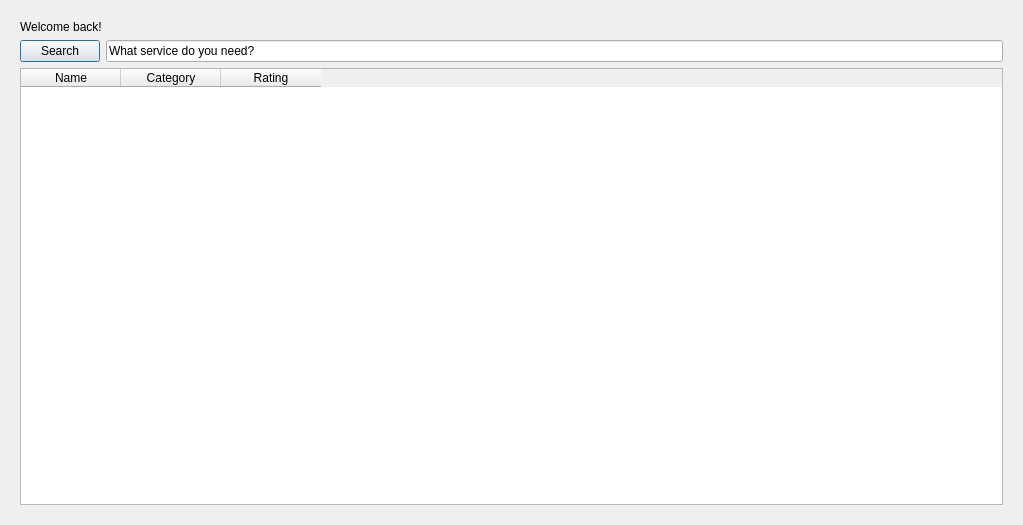
<?xml version="1.0" encoding="UTF-8"?>
<ui version="4.0">
 <class>UserSearch</class>
 <widget class="QDialog" name="UserSearch">
  <property name="geometry">
   <rect>
    <x>0</x>
    <y>0</y>
    <width>1023</width>
    <height>525</height>
   </rect>
  </property>
  <property name="windowTitle">
   <string>Dialog</string>
  </property>
  <layout class="QVBoxLayout" name="verticalLayout">
   <item>
    <widget class="QWidget" name="widget" native="true">
     <layout class="QVBoxLayout" name="verticalLayout_2">
      <item>
       <widget class="QLabel" name="welcome_label">
        <property name="text">
         <string>Welcome back!</string>
        </property>
       </widget>
      </item>
      <item>
       <layout class="QHBoxLayout" name="horizontalLayout">
        <item>
         <widget class="QPushButton" name="search_button">
          <property name="text">
           <string>Search</string>
          </property>
         </widget>
        </item>
        <item>
         <widget class="QLineEdit" name="lineEdit">
          <property name="text">
           <string>What service do you need?</string>
          </property>
         </widget>
        </item>
       </layout>
      </item>
      <item>
       <widget class="QTableWidget" name="tableWidget">
        <column>
         <property name="text">
          <string>Name</string>
         </property>
        </column>
        <column>
         <property name="text">
          <string>Category</string>
         </property>
        </column>
        <column>
         <property name="text">
          <string>Rating</string>
         </property>
        </column>
       </widget>
      </item>
     </layout>
    </widget>
   </item>
  </layout>
 </widget>
 <resources/>
 <connections/>
</ui>
